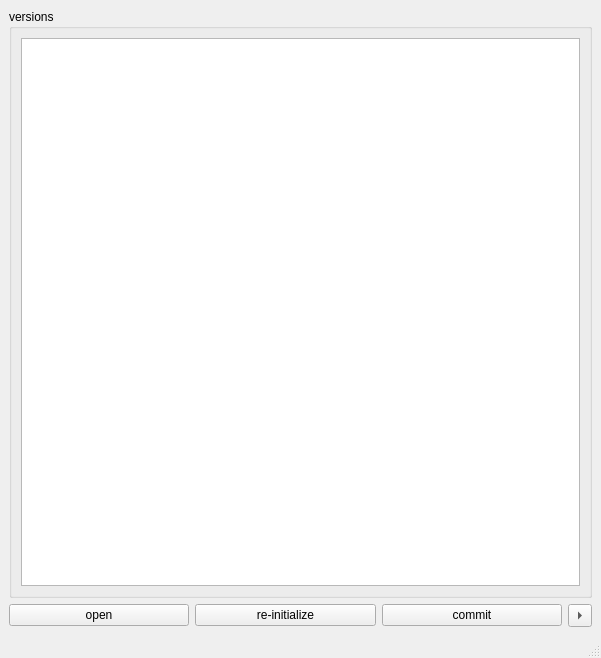
<?xml version="1.0" encoding="UTF-8"?>
<ui version="4.0">
 <class>MainWindow</class>
 <widget class="QMainWindow" name="MainWindow">
  <property name="geometry">
   <rect>
    <x>0</x>
    <y>0</y>
    <width>601</width>
    <height>658</height>
   </rect>
  </property>
  <property name="windowTitle">
   <string>MainWindow</string>
  </property>
  <widget class="QWidget" name="centralwidget">
   <layout class="QGridLayout" name="gridLayout">
    <item row="0" column="0" colspan="2">
     <layout class="QVBoxLayout" name="verticalLayout">
      <item>
       <widget class="QGroupBox" name="groupVersions">
        <property name="sizePolicy">
         <sizepolicy hsizetype="Preferred" vsizetype="MinimumExpanding">
          <horstretch>0</horstretch>
          <verstretch>0</verstretch>
         </sizepolicy>
        </property>
        <property name="title">
         <string>versions</string>
        </property>
        <layout class="QVBoxLayout" name="verticalLayout_2">
         <property name="sizeConstraint">
          <enum>QLayout::SetDefaultConstraint</enum>
         </property>
         <item>
          <widget class="QTableWidget" name="tableVersions">
           <property name="sizePolicy">
            <sizepolicy hsizetype="MinimumExpanding" vsizetype="MinimumExpanding">
             <horstretch>0</horstretch>
             <verstretch>0</verstretch>
            </sizepolicy>
           </property>
           <property name="mouseTracking">
            <bool>true</bool>
           </property>
           <property name="editTriggers">
            <set>QAbstractItemView::NoEditTriggers</set>
           </property>
           <property name="selectionBehavior">
            <enum>QAbstractItemView::SelectRows</enum>
           </property>
           <property name="sortingEnabled">
            <bool>true</bool>
           </property>
           <attribute name="horizontalHeaderVisible">
            <bool>false</bool>
           </attribute>
           <attribute name="horizontalHeaderCascadingSectionResizes">
            <bool>false</bool>
           </attribute>
           <attribute name="horizontalHeaderDefaultSectionSize">
            <number>10</number>
           </attribute>
           <attribute name="horizontalHeaderHighlightSections">
            <bool>false</bool>
           </attribute>
           <attribute name="horizontalHeaderMinimumSectionSize">
            <number>5</number>
           </attribute>
           <attribute name="horizontalHeaderShowSortIndicator" stdset="0">
            <bool>false</bool>
           </attribute>
           <attribute name="verticalHeaderVisible">
            <bool>false</bool>
           </attribute>
          </widget>
         </item>
        </layout>
       </widget>
      </item>
     </layout>
    </item>
    <item row="3" column="0" colspan="2">
     <layout class="QHBoxLayout" name="horizontalLayout">
      <item>
       <widget class="QPushButton" name="pushWork">
        <property name="text">
         <string>open</string>
        </property>
       </widget>
      </item>
      <item>
       <widget class="QPushButton" name="pushReInit">
        <property name="text">
         <string>re-initialize</string>
        </property>
       </widget>
      </item>
      <item>
       <widget class="QPushButton" name="pushCommit">
        <property name="text">
         <string>commit</string>
        </property>
       </widget>
      </item>
      <item>
       <widget class="QToolButton" name="toolButton">
        <property name="text">
         <string>...</string>
        </property>
        <property name="popupMode">
         <enum>QToolButton::InstantPopup</enum>
        </property>
        <property name="autoRaise">
         <bool>false</bool>
        </property>
        <property name="arrowType">
         <enum>Qt::RightArrow</enum>
        </property>
       </widget>
      </item>
     </layout>
    </item>
   </layout>
  </widget>
  <widget class="QStatusBar" name="statusbar"/>
 </widget>
 <resources/>
 <connections/>
</ui>
